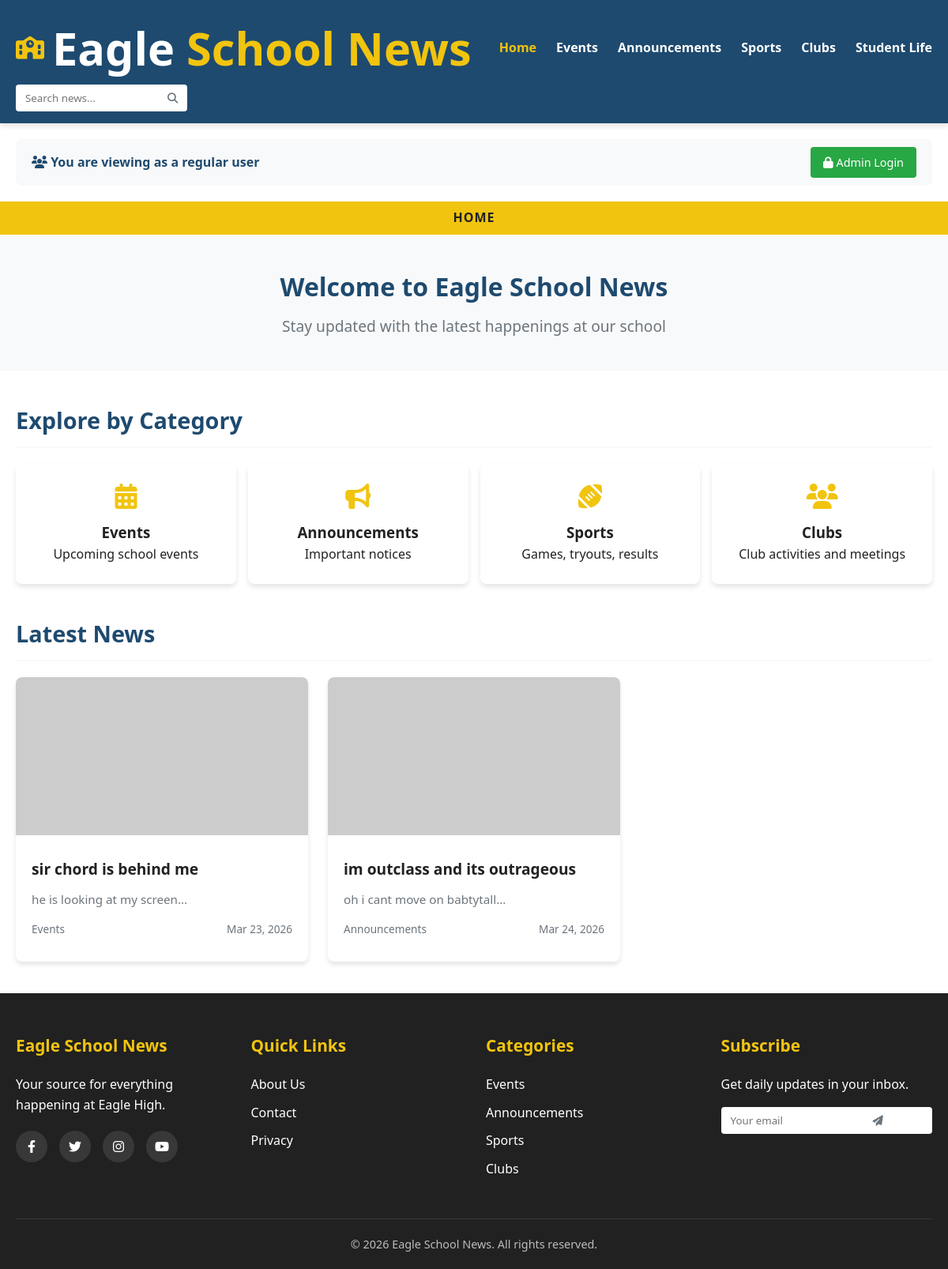
The page / on the database its author committed.
### tables this page shows
CREATE TABLE `news` (
  `id` int(11) NOT NULL,
  `title` varchar(255) NOT NULL,
  `summary` text DEFAULT NULL,
  `content` text NOT NULL,
  `category` varchar(100) DEFAULT NULL,
  `author` varchar(100) DEFAULT NULL,
  `event_date` date DEFAULT NULL,
  `image_url` varchar(500) DEFAULT NULL,
  `created_at` timestamp NOT NULL DEFAULT current_timestamp(),
  `updated_at` timestamp NOT NULL DEFAULT current_timestamp() ON UPDATE current_timestamp()
);

### config/auth.php (called while the page is built, shortened)
<?php
class Auth {
    public function isLoggedIn() {
        return isset($_SESSION['admin_logged_in']) && $_SESSION['admin_logged_in'] === true;
    }
}
?>

### models/News.php (called while the page is built, shortened)
<?php
class News {
    private $conn;
    private $table_name = "news";
    public function __construct($db) {
        $this->conn = $db;
    }
    public function read() {
        $query = "SELECT * FROM " . $this->table_name . " ORDER BY created_at DESC";
        $stmt = $this->conn->prepare($query);
        $stmt->execute();
        return $stmt;
    }
}
?>

### index.php (the view, shortened to what this page needs)
<?php
require_once 'models/News.php';
require_once 'config/auth.php';
$database = new Database();
$db = $database->getConnection();
$news = new News($db);
$auth = new Auth($db);
$isAdmin = $auth->isLoggedIn();
$allNews = [];
$currentCategory = isset($_GET['category']) ? $_GET['category'] : null;
$searchKeyword = isset($_GET['search']) ? $_GET['search'] : null;
if($searchKeyword && !empty($searchKeyword)) {
    $searchStmt = $news->search($searchKeyword);
    $allNews = $searchStmt->fetchAll(PDO::FETCH_ASSOC);
} elseif($currentCategory && !empty($currentCategory)) {
    $categoryStmt = $news->getByCategory($currentCategory);
    $allNews = $categoryStmt->fetchAll(PDO::FETCH_ASSOC);
} else {
    $stmt = $news->read();
    $allNews = $stmt->fetchAll(PDO::FETCH_ASSOC);
}
?>
<!DOCTYPE html>
<html lang="en">
<head>
    <link rel="stylesheet" href="https://cdnjs.cloudflare.com/ajax/libs/font-awesome/6.4.0/css/all.min.css">
</head>
<body>
    <header>
        <div class="container header-content">
            <a href="index.php" class="logo">
                <i class="fas fa-school"></i>
                <h1>Eagle<span> School News</span></h1>
            </a>
            <nav>
                <ul id="nav-menu">
                    <li><a href="index.php" <?php echo !isset($_GET['category']) && !isset($_GET['search']) ? 'class="active"' : ''; ?>>Home</a></li>
                    <li><a href="?category=Events" <?php echo (isset($_GET['category']) && $_GET['category'] == 'Events') ? 'class="active"' : ''; ?>>Events</a></li>
                    <li><a href="?category=Announcements" <?php echo (isset($_GET['category']) && $_GET['category'] == 'Announcements') ? 'class="active"' : ''; ?>>Announcements</a></li>
                    <li><a href="?category=Sports" <?php echo (isset($_GET['category']) && $_GET['category'] == 'Sports') ? 'class="active"' : ''; ?>>Sports</a></li>
                    <li><a href="?category=Clubs" <?php echo (isset($_GET['category']) && $_GET['category'] == 'Clubs') ? 'class="active"' : ''; ?>>Clubs</a></li>
                    <li><a href="?category=Student Life" <?php echo (isset($_GET['category']) && $_GET['category'] == 'Student Life') ? 'class="active"' : ''; ?>>Student Life</a></li>
                </ul>
            </nav>
            <div class="header-right">
                <form method="GET" action="index.php" class="search-box">
                    <input type="text" name="search" placeholder="Search news..." value="<?php echo isset($_GET['search']) ? htmlspecialchars($_GET['search']) : ''; ?>">
                    <button type="submit"><i class="fas fa-search"></i></button>
                </form>
            </div>
        </div>
    </header>
    <div class="container">
        <div class="admin-controls">
            <?php if($isAdmin): ?>
                <div class="welcome">
                    <i class="fas fa-user-shield"></i> Welcome, Admin!
                    <span class="admin-badge">Administrator</span>
                </div>
                <a href="admin_logout.php" class="logout-btn"><i class="fas fa-sign-out-alt"></i> Logout</a>
            <?php else: ?>
                <div class="welcome">
                    <i class="fas fa-users"></i> You are viewing as a regular user
                </div>
                <a href="admin_login.php" class="login-btn-header"><i class="fas fa-lock"></i> Admin Login</a>
            <?php endif; ?>
        </div>
    </div>
    <div class="page-indicator">
        <?php
        if(isset($_GET['category'])) {
            echo strtoupper($_GET['category']) . " NEWS";
        } elseif(isset($_GET['search'])) {
            echo 'SEARCH RESULTS: "' . htmlspecialchars($_GET['search']) . '"';
        } elseif(isset($_GET['edit']) && $isAdmin) {
            echo 'EDIT NEWS';
        } elseif(isset($_GET['add']) && $isAdmin) {
            echo 'ADD NEWS';
        } else {
            echo 'HOME';
        }
        ?>
    </div>
    <main>
        <section class="hero">
            <div class="container">
                <h2>Welcome to Eagle School News</h2>
                <p>Stay updated with the latest happenings at our school</p>
            </div>
        </section>
        <div class="container">
            <div class="section-title">
                <h2>Explore by Category</h2>
            </div>
            <div class="categories">
                <a href="?category=Events" class="category-card <?php echo (isset($_GET['category']) && $_GET['category'] == 'Events') ? 'active' : ''; ?>">
                    <i class="fas fa-calendar-alt"></i>
                    <h3>Events</h3>
                    <p>Upcoming school events</p>
                </a>
                <a href="?category=Announcements" class="category-card <?php echo (isset($_GET['category']) && $_GET['category'] == 'Announcements') ? 'active' : ''; ?>">
                    <i class="fas fa-bullhorn"></i>
                    <h3>Announcements</h3>
                    <p>Important notices</p>
                </a>
                <a href="?category=Sports" class="category-card <?php echo (isset($_GET['category']) && $_GET['category'] == 'Sports') ? 'active' : ''; ?>">
                    <i class="fas fa-football-ball"></i>
                    <h3>Sports</h3>
                    <p>Games, tryouts, results</p>
                </a>
                <a href="?category=Clubs" class="category-card <?php echo (isset($_GET['category']) && $_GET['category'] == 'Clubs') ? 'active' : ''; ?>">
                    <i class="fas fa-users"></i>
                    <h3>Clubs</h3>
                    <p>Club activities and meetings</p>
                </a>
            </div>
            <div class="section-title">
                <h2>
                    <?php
                    if(isset($_GET['search'])) {
                        echo 'Search Results';
                    } elseif(isset($_GET['category'])) {
                        echo $_GET['category'] . ' News';
                    } else {
                        echo 'Latest News';
                    }
                    ?>
                </h2>
            </div>
            <?php if(empty($allNews)): ?>
                <p style="text-align: center; color: var(--gray-color); margin: 40px 0;">
                    No news found. <?php echo $isAdmin ? 'Click "Add News" to post the first article!' : 'Please check back later for updates.'; ?>
                </p>
            <?php else: ?>
                <div class="news-grid">
                    <?php foreach($allNews as $newsItem): ?>
                    <div class="news-card">
                        <img src="<?php echo !empty($newsItem['image_url']) ? htmlspecialchars($newsItem['image_url']) : 'https://via.placeholder.com/300x200?text=Eagle+News'; ?>"
                             alt="<?php echo htmlspecialchars($newsItem['title']); ?>"
                             onerror="this.src='https://via.placeholder.com/300x200?text=Eagle+News'">
                        <div class="news-card-content">
                            <h3><?php echo htmlspecialchars($newsItem['title']); ?></h3>
                            <p><?php echo htmlspecialchars(substr($newsItem['summary'] ?? $newsItem['content'], 0, 100)) . '...'; ?></p>
                            <div class="news-meta">
                                <span><?php echo htmlspecialchars($newsItem['category'] ?? 'General'); ?></span>
                                <span>
                                    <?php
                                    if(!empty($newsItem['event_date'])) {
                                        echo date('M d, Y', strtotime($newsItem['event_date']));
                                    } else {
                                        echo date('M d, Y', strtotime($newsItem['created_at']));
                                    }
                                    ?>
                                </span>
                            </div>
                        </div>
                    </div>
                    <?php endforeach; ?>
                </div>
            <?php endif; ?>
        </div>
    </main>
    <footer>
        <div class="container">
            <div class="footer-content">
                <div class="footer-column">
                    <h3>Eagle School News</h3>
                    <p>Your source for everything happening at Eagle High.</p>
                    <div class="social-icons">
                        <a href="#"><i class="fab fa-facebook-f"></i></a>
                        <a href="#"><i class="fab fa-twitter"></i></a>
                        <a href="#"><i class="fab fa-instagram"></i></a>
                        <a href="#"><i class="fab fa-youtube"></i></a>
                    </div>
                </div>
                <div class="footer-column">
                    <h3>Quick Links</h3>
                    <ul>
                        <li><a href="#">About Us</a></li>
                        <li><a href="#">Contact</a></li>
                        <li><a href="#">Privacy</a></li>
                    </ul>
                </div>
                <div class="footer-column">
                    <h3>Categories</h3>
                    <ul>
                        <li><a href="?category=Events">Events</a></li>
                        <li><a href="?category=Announcements">Announcements</a></li>
                        <li><a href="?category=Sports">Sports</a></li>
                        <li><a href="?category=Clubs">Clubs</a></li>
                    </ul>
                </div>
                <div class="footer-column">
                    <h3>Subscribe</h3>
                    <p>Get daily updates in your inbox.</p>
                    <form method="GET" action="index.php" class="search-box" style="margin-top:15px;">
                        <input type="email" name="subscribe" placeholder="Your email">
                        <button type="submit"><i class="fas fa-paper-plane"></i></button>
                    </form>
                </div>
            </div>
            <div class="copyright">
                <p>&copy; <?php echo date('Y'); ?> Eagle School News. All rights reserved.</p>
            </div>
        </div>
    </footer>
</body>
</html>

### rows shown on the page
news: title "sir chord is behind me", summary "he is looking at my screen", category "Events", event_date "Mar 23, 2026"
news: title "im outclass and its outrageous", summary "oh i cant move on babtytall", category "Announcements", event_date "Mar 24, 2026"
